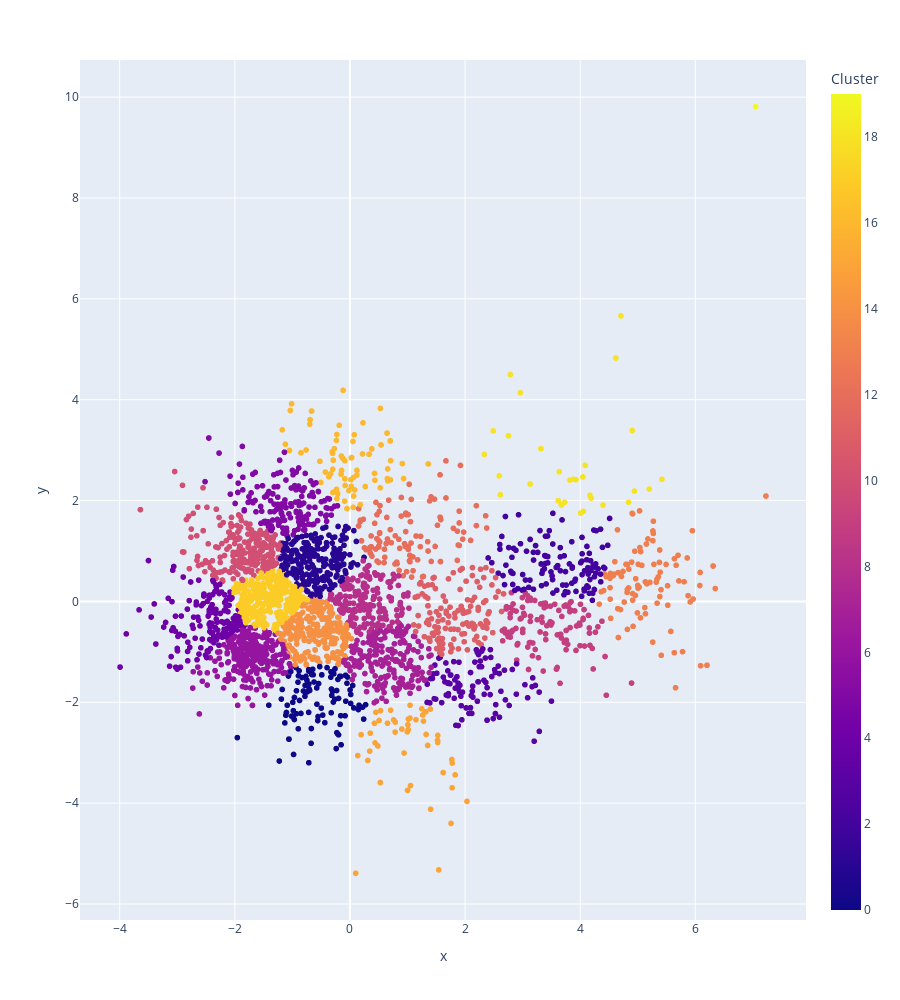

Notebook cell for this chart:
### Code cell
plx.scatter(data_frame=projection,x='x',y='y', height=1000, opacity=1, color='Cluster', hover_data=['Genero'])

### Figure 1 — Plotly figure (JSON) as saved in the notebook; plotly's stock layout.template omitted (floating-point values rounded to 4 significant figures; data arrays with more than 128 entries replaced by an {"elided": "..."} marker saying what was removed)
{"data": [{"customdata": {"elided": "2973x1 str values"}, "hovertemplate": "x=%{x}<br>y=%{y}<br>Genero=%{customdata[0]}<br>Cluster=%{marker.color}<extra></extra>", "legendgroup": "", "marker": {"color": {"elided": "2973 int values"}, "coloraxis": "coloraxis", "opacity": 1, "symbol": "circle"}, "mode": "markers", "name": "", "showlegend": false, "type": "scattergl", "x": {"elided": "2973 float values"}, "xaxis": "x", "y": {"elided": "2973 float values"}, "yaxis": "y"}], "layout": {"coloraxis": {"colorbar": {"title": {"text": "Cluster"}}, "colorscale": [[0, "#0d0887"], [0.1111, "#46039f"], [0.2222, "#7201a8"], [0.3333, "#9c179e"], [0.4444, "#bd3786"], [0.5556, "#d8576b"], [0.6667, "#ed7953"], [0.7778, "#fb9f3a"], [0.8889, "#fdca26"], [1, "#f0f921"]]}, "height": 1000, "legend": {"tracegroupgap": 0}, "margin": {"t": 60}, "xaxis": {"anchor": "y", "domain": [0, 1], "title": {"text": "x"}}, "yaxis": {"anchor": "x", "domain": [0, 1], "title": {"text": "y"}}}}
